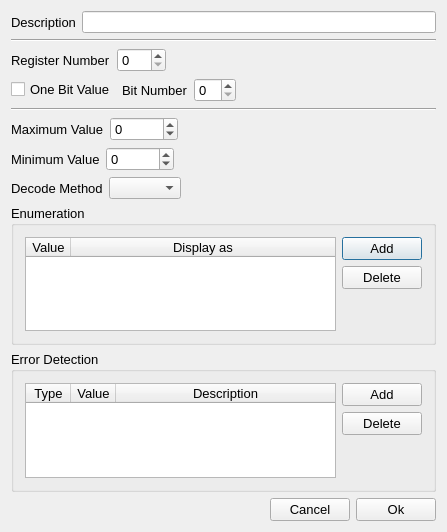
<?xml version="1.0" encoding="UTF-8"?>
<ui version="4.0">
 <class>EditParameterDialog</class>
 <widget class="QDialog" name="EditParameterDialog">
  <property name="geometry">
   <rect>
    <x>0</x>
    <y>0</y>
    <width>447</width>
    <height>532</height>
   </rect>
  </property>
  <property name="windowTitle">
   <string>EditParameterDialog</string>
  </property>
  <layout class="QGridLayout" name="gridLayout_3">
   <item row="0" column="0">
    <layout class="QVBoxLayout" name="verticalLayout_4">
     <item>
      <layout class="QHBoxLayout" name="horizontalLayout">
       <item>
        <widget class="QLabel" name="label">
         <property name="font">
          <font>
           <pointsize>10</pointsize>
          </font>
         </property>
         <property name="text">
          <string>Description</string>
         </property>
        </widget>
       </item>
       <item>
        <widget class="QLineEdit" name="lineEdit_description"/>
       </item>
      </layout>
     </item>
     <item>
      <widget class="Line" name="line">
       <property name="orientation">
        <enum>Qt::Horizontal</enum>
       </property>
      </widget>
     </item>
     <item>
      <layout class="QHBoxLayout" name="horizontalLayout_3">
       <item>
        <widget class="QLabel" name="label_2">
         <property name="font">
          <font>
           <pointsize>10</pointsize>
          </font>
         </property>
         <property name="text">
          <string>Register Number</string>
         </property>
        </widget>
       </item>
       <item>
        <widget class="QSpinBox" name="spinBox_register">
         <property name="font">
          <font>
           <pointsize>10</pointsize>
          </font>
         </property>
         <property name="maximum">
          <number>255</number>
         </property>
        </widget>
       </item>
       <item>
        <spacer name="horizontalSpacer">
         <property name="orientation">
          <enum>Qt::Horizontal</enum>
         </property>
         <property name="sizeHint" stdset="0">
          <size>
           <width>40</width>
           <height>20</height>
          </size>
         </property>
        </spacer>
       </item>
      </layout>
     </item>
     <item>
      <layout class="QHBoxLayout" name="horizontalLayout_2">
       <item>
        <widget class="QCheckBox" name="checkBox">
         <property name="font">
          <font>
           <pointsize>10</pointsize>
          </font>
         </property>
         <property name="text">
          <string>One Bit Value</string>
         </property>
        </widget>
       </item>
       <item>
        <widget class="QLabel" name="label_bitNumber">
         <property name="font">
          <font>
           <pointsize>10</pointsize>
          </font>
         </property>
         <property name="text">
          <string>Bit Number</string>
         </property>
        </widget>
       </item>
       <item>
        <widget class="QSpinBox" name="spinBox_bitNumber">
         <property name="font">
          <font>
           <pointsize>10</pointsize>
          </font>
         </property>
         <property name="maximum">
          <number>15</number>
         </property>
        </widget>
       </item>
       <item>
        <spacer name="horizontalSpacer_6">
         <property name="orientation">
          <enum>Qt::Horizontal</enum>
         </property>
         <property name="sizeHint" stdset="0">
          <size>
           <width>40</width>
           <height>20</height>
          </size>
         </property>
        </spacer>
       </item>
      </layout>
     </item>
     <item>
      <widget class="Line" name="line_2">
       <property name="orientation">
        <enum>Qt::Horizontal</enum>
       </property>
      </widget>
     </item>
     <item>
      <layout class="QVBoxLayout" name="verticalLayout">
       <item>
        <layout class="QHBoxLayout" name="horizontalLayout_4">
         <item>
          <widget class="QLabel" name="label_4">
           <property name="font">
            <font>
             <pointsize>10</pointsize>
            </font>
           </property>
           <property name="text">
            <string>Maximum Value</string>
           </property>
          </widget>
         </item>
         <item>
          <widget class="QSpinBox" name="spinBox_maxValue">
           <property name="font">
            <font>
             <pointsize>10</pointsize>
            </font>
           </property>
           <property name="minimum">
            <number>-65000</number>
           </property>
           <property name="maximum">
            <number>65000</number>
           </property>
          </widget>
         </item>
         <item>
          <spacer name="horizontalSpacer_5">
           <property name="orientation">
            <enum>Qt::Horizontal</enum>
           </property>
           <property name="sizeHint" stdset="0">
            <size>
             <width>40</width>
             <height>20</height>
            </size>
           </property>
          </spacer>
         </item>
        </layout>
       </item>
       <item>
        <layout class="QHBoxLayout" name="horizontalLayout_5">
         <item>
          <widget class="QLabel" name="label_5">
           <property name="font">
            <font>
             <pointsize>10</pointsize>
            </font>
           </property>
           <property name="text">
            <string>Minimum Value</string>
           </property>
          </widget>
         </item>
         <item>
          <widget class="QSpinBox" name="spinBox_minValue">
           <property name="font">
            <font>
             <pointsize>10</pointsize>
            </font>
           </property>
           <property name="minimum">
            <number>-65000</number>
           </property>
           <property name="maximum">
            <number>65000</number>
           </property>
          </widget>
         </item>
         <item>
          <spacer name="horizontalSpacer_4">
           <property name="orientation">
            <enum>Qt::Horizontal</enum>
           </property>
           <property name="sizeHint" stdset="0">
            <size>
             <width>40</width>
             <height>20</height>
            </size>
           </property>
          </spacer>
         </item>
        </layout>
       </item>
      </layout>
     </item>
     <item>
      <layout class="QHBoxLayout" name="horizontalLayout_8">
       <item>
        <widget class="QLabel" name="label_6">
         <property name="font">
          <font>
           <pointsize>10</pointsize>
          </font>
         </property>
         <property name="text">
          <string>Decode Method</string>
         </property>
        </widget>
       </item>
       <item>
        <widget class="QComboBox" name="comboBox_decodeMethod">
         <property name="frame">
          <bool>true</bool>
         </property>
        </widget>
       </item>
       <item>
        <spacer name="horizontalSpacer_2">
         <property name="orientation">
          <enum>Qt::Horizontal</enum>
         </property>
         <property name="sizeHint" stdset="0">
          <size>
           <width>40</width>
           <height>20</height>
          </size>
         </property>
        </spacer>
       </item>
      </layout>
     </item>
     <item>
      <widget class="QGroupBox" name="groupBox">
       <property name="font">
        <font>
         <pointsize>10</pointsize>
        </font>
       </property>
       <property name="title">
        <string>Enumeration</string>
       </property>
       <layout class="QGridLayout" name="gridLayout">
        <item row="0" column="0">
         <layout class="QHBoxLayout" name="horizontalLayout_6">
          <item>
           <widget class="QTableWidget" name="table_enum">
            <attribute name="horizontalHeaderDefaultSectionSize">
             <number>45</number>
            </attribute>
            <attribute name="horizontalHeaderStretchLastSection">
             <bool>true</bool>
            </attribute>
            <attribute name="verticalHeaderVisible">
             <bool>false</bool>
            </attribute>
            <attribute name="verticalHeaderDefaultSectionSize">
             <number>22</number>
            </attribute>
            <attribute name="verticalHeaderMinimumSectionSize">
             <number>22</number>
            </attribute>
            <column>
             <property name="text">
              <string>Value</string>
             </property>
            </column>
            <column>
             <property name="text">
              <string>Display as</string>
             </property>
            </column>
           </widget>
          </item>
          <item>
           <layout class="QVBoxLayout" name="verticalLayout_2">
            <item>
             <widget class="QPushButton" name="button_addEnum">
              <property name="text">
               <string>Add</string>
              </property>
             </widget>
            </item>
            <item>
             <widget class="QPushButton" name="button_deleteEnum">
              <property name="text">
               <string>Delete</string>
              </property>
             </widget>
            </item>
            <item>
             <spacer name="verticalSpacer">
              <property name="orientation">
               <enum>Qt::Vertical</enum>
              </property>
              <property name="sizeHint" stdset="0">
               <size>
                <width>20</width>
                <height>40</height>
               </size>
              </property>
             </spacer>
            </item>
           </layout>
          </item>
         </layout>
        </item>
       </layout>
      </widget>
     </item>
     <item>
      <widget class="QGroupBox" name="groupBox_2">
       <property name="font">
        <font>
         <pointsize>10</pointsize>
        </font>
       </property>
       <property name="title">
        <string>Error Detection</string>
       </property>
       <layout class="QGridLayout" name="gridLayout_2">
        <item row="0" column="0">
         <layout class="QHBoxLayout" name="horizontalLayout_7">
          <item>
           <widget class="QTableWidget" name="table_error">
            <attribute name="horizontalHeaderDefaultSectionSize">
             <number>45</number>
            </attribute>
            <attribute name="horizontalHeaderStretchLastSection">
             <bool>true</bool>
            </attribute>
            <attribute name="verticalHeaderVisible">
             <bool>false</bool>
            </attribute>
            <attribute name="verticalHeaderDefaultSectionSize">
             <number>22</number>
            </attribute>
            <attribute name="verticalHeaderMinimumSectionSize">
             <number>22</number>
            </attribute>
            <attribute name="verticalHeaderStretchLastSection">
             <bool>false</bool>
            </attribute>
            <column>
             <property name="text">
              <string>Type</string>
             </property>
            </column>
            <column>
             <property name="text">
              <string>Value</string>
             </property>
            </column>
            <column>
             <property name="text">
              <string>Description</string>
             </property>
            </column>
           </widget>
          </item>
          <item>
           <layout class="QVBoxLayout" name="verticalLayout_3">
            <item>
             <widget class="QPushButton" name="button_addErrorDetector">
              <property name="text">
               <string>Add</string>
              </property>
             </widget>
            </item>
            <item>
             <widget class="QPushButton" name="button_deleteErrorDetector">
              <property name="text">
               <string>Delete</string>
              </property>
             </widget>
            </item>
            <item>
             <spacer name="verticalSpacer_2">
              <property name="orientation">
               <enum>Qt::Vertical</enum>
              </property>
              <property name="sizeHint" stdset="0">
               <size>
                <width>20</width>
                <height>40</height>
               </size>
              </property>
             </spacer>
            </item>
           </layout>
          </item>
         </layout>
        </item>
       </layout>
      </widget>
     </item>
     <item>
      <layout class="QHBoxLayout" name="horizontalLayout_9">
       <item>
        <spacer name="horizontalSpacer_3">
         <property name="orientation">
          <enum>Qt::Horizontal</enum>
         </property>
         <property name="sizeHint" stdset="0">
          <size>
           <width>40</width>
           <height>20</height>
          </size>
         </property>
        </spacer>
       </item>
       <item>
        <widget class="QPushButton" name="button_cancel">
         <property name="font">
          <font>
           <pointsize>10</pointsize>
          </font>
         </property>
         <property name="text">
          <string>Cancel</string>
         </property>
        </widget>
       </item>
       <item>
        <widget class="QPushButton" name="button_ok">
         <property name="font">
          <font>
           <pointsize>10</pointsize>
          </font>
         </property>
         <property name="text">
          <string>Ok</string>
         </property>
        </widget>
       </item>
      </layout>
     </item>
    </layout>
   </item>
  </layout>
 </widget>
 <layoutdefault spacing="6" margin="11"/>
 <resources/>
 <connections/>
</ui>
